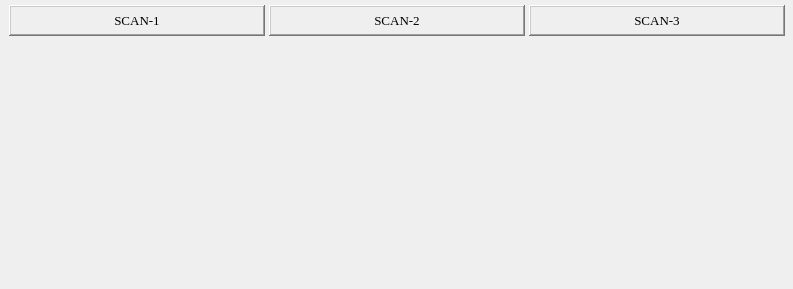
<?xml version="1.0" encoding="UTF-8"?>
<ui version="4.0">
 <class>MainWindow</class>
 <widget class="QMainWindow" name="MainWindow">
  <property name="geometry">
   <rect>
    <x>0</x>
    <y>0</y>
    <width>793</width>
    <height>289</height>
   </rect>
  </property>
  <property name="windowTitle">
   <string>Scan Controller</string>
  </property>
  <property name="styleSheet">
   <string notr="true"/>
  </property>
  <widget class="QWidget" name="centralwidget">
   <widget class="caFrame" name="caframe">
    <property name="geometry">
     <rect>
      <x>-1</x>
      <y>0</y>
      <width>871</width>
      <height>301</height>
     </rect>
    </property>
    <property name="background">
     <color>
      <red>156</red>
      <green>156</green>
      <blue>156</blue>
     </color>
    </property>
    <property name="backgroundMode">
     <enum>caFrame::Filled</enum>
    </property>
    <widget class="caInclude" name="cainclude">
     <property name="geometry">
      <rect>
       <x>15</x>
       <y>45</y>
       <width>243</width>
       <height>231</height>
      </rect>
     </property>
     <property name="macro">
      <string notr="true">P=$(W), S=scan1, CONFIG=$(CONFIG)</string>
     </property>
     <property name="filename" stdset="0">
      <string notr="true">../scan/scan-v2.ui</string>
     </property>
    </widget>
    <widget class="caInclude" name="cainclude_2">
     <property name="geometry">
      <rect>
       <x>275</x>
       <y>45</y>
       <width>243</width>
       <height>231</height>
      </rect>
     </property>
     <property name="macro">
      <string notr="true">P=$(W), S=scan2, CONFIG=$(CONFIG)</string>
     </property>
     <property name="filename" stdset="0">
      <string notr="true">../scan/scan-v2.ui</string>
     </property>
    </widget>
    <widget class="caInclude" name="cainclude_3">
     <property name="geometry">
      <rect>
       <x>535</x>
       <y>45</y>
       <width>243</width>
       <height>231</height>
      </rect>
     </property>
     <property name="macro">
      <string notr="true">P=$(W), S=scan3, CONFIG=$(CONFIG)</string>
     </property>
     <property name="filename" stdset="0">
      <string notr="true">../scan/scan-v2.ui</string>
     </property>
    </widget>
    <widget class="caLabel" name="calabel">
     <property name="geometry">
      <rect>
       <x>10</x>
       <y>5</y>
       <width>256</width>
       <height>31</height>
      </rect>
     </property>
     <property name="font">
      <font>
       <family>Times New Roman</family>
       <pointsize>10</pointsize>
       <weight>50</weight>
       <bold>false</bold>
      </font>
     </property>
     <property name="frameShape">
      <enum>QFrame::WinPanel</enum>
     </property>
     <property name="frameShadow">
      <enum>QFrame::Raised</enum>
     </property>
     <property name="lineWidth">
      <number>1</number>
     </property>
     <property name="midLineWidth">
      <number>1</number>
     </property>
     <property name="text">
      <string>SCAN-1</string>
     </property>
     <property name="alignment">
      <set>Qt::AlignCenter</set>
     </property>
     <property name="foreground">
      <color>
       <red>0</red>
       <green>0</green>
       <blue>0</blue>
      </color>
     </property>
     <property name="background">
      <color>
       <red>169</red>
       <green>209</green>
       <blue>239</blue>
      </color>
     </property>
    </widget>
    <widget class="caGraphics" name="cagraphics_2">
     <property name="geometry">
      <rect>
       <x>10</x>
       <y>40</y>
       <width>256</width>
       <height>241</height>
      </rect>
     </property>
     <property name="foreground">
      <color>
       <red>105</red>
       <green>105</green>
       <blue>105</blue>
      </color>
     </property>
     <property name="linestyle" stdset="0">
      <enum>caGraphics::Solid</enum>
     </property>
     <property name="fillstyle" stdset="0">
      <enum>caGraphics::Filled</enum>
     </property>
     <property name="lineSize">
      <number>2</number>
     </property>
     <property name="lineColor">
      <color>
       <red>0</red>
       <green>0</green>
       <blue>0</blue>
      </color>
     </property>
    </widget>
    <widget class="caLabel" name="calabel_2">
     <property name="geometry">
      <rect>
       <x>270</x>
       <y>5</y>
       <width>256</width>
       <height>31</height>
      </rect>
     </property>
     <property name="font">
      <font>
       <family>Times New Roman</family>
       <pointsize>10</pointsize>
       <weight>50</weight>
       <bold>false</bold>
      </font>
     </property>
     <property name="frameShape">
      <enum>QFrame::WinPanel</enum>
     </property>
     <property name="frameShadow">
      <enum>QFrame::Raised</enum>
     </property>
     <property name="lineWidth">
      <number>1</number>
     </property>
     <property name="midLineWidth">
      <number>1</number>
     </property>
     <property name="text">
      <string>SCAN-2</string>
     </property>
     <property name="alignment">
      <set>Qt::AlignCenter</set>
     </property>
     <property name="foreground">
      <color>
       <red>0</red>
       <green>0</green>
       <blue>0</blue>
      </color>
     </property>
     <property name="background">
      <color>
       <red>169</red>
       <green>209</green>
       <blue>239</blue>
      </color>
     </property>
    </widget>
    <widget class="caLabel" name="calabel_3">
     <property name="geometry">
      <rect>
       <x>530</x>
       <y>5</y>
       <width>256</width>
       <height>31</height>
      </rect>
     </property>
     <property name="font">
      <font>
       <family>Times New Roman</family>
       <pointsize>10</pointsize>
       <weight>50</weight>
       <bold>false</bold>
      </font>
     </property>
     <property name="frameShape">
      <enum>QFrame::WinPanel</enum>
     </property>
     <property name="frameShadow">
      <enum>QFrame::Raised</enum>
     </property>
     <property name="lineWidth">
      <number>1</number>
     </property>
     <property name="midLineWidth">
      <number>1</number>
     </property>
     <property name="text">
      <string>SCAN-3</string>
     </property>
     <property name="alignment">
      <set>Qt::AlignCenter</set>
     </property>
     <property name="foreground">
      <color>
       <red>0</red>
       <green>0</green>
       <blue>0</blue>
      </color>
     </property>
     <property name="background">
      <color>
       <red>169</red>
       <green>209</green>
       <blue>239</blue>
      </color>
     </property>
    </widget>
    <widget class="caGraphics" name="cagraphics_3">
     <property name="geometry">
      <rect>
       <x>270</x>
       <y>40</y>
       <width>256</width>
       <height>241</height>
      </rect>
     </property>
     <property name="foreground">
      <color>
       <red>105</red>
       <green>105</green>
       <blue>105</blue>
      </color>
     </property>
     <property name="linestyle" stdset="0">
      <enum>caGraphics::Solid</enum>
     </property>
     <property name="fillstyle" stdset="0">
      <enum>caGraphics::Filled</enum>
     </property>
     <property name="lineSize">
      <number>2</number>
     </property>
     <property name="lineColor">
      <color>
       <red>0</red>
       <green>0</green>
       <blue>0</blue>
      </color>
     </property>
    </widget>
    <widget class="caGraphics" name="cagraphics_4">
     <property name="geometry">
      <rect>
       <x>530</x>
       <y>40</y>
       <width>256</width>
       <height>241</height>
      </rect>
     </property>
     <property name="foreground">
      <color>
       <red>105</red>
       <green>105</green>
       <blue>105</blue>
      </color>
     </property>
     <property name="linestyle" stdset="0">
      <enum>caGraphics::Solid</enum>
     </property>
     <property name="fillstyle" stdset="0">
      <enum>caGraphics::Filled</enum>
     </property>
     <property name="lineSize">
      <number>2</number>
     </property>
     <property name="lineColor">
      <color>
       <red>0</red>
       <green>0</green>
       <blue>0</blue>
      </color>
     </property>
    </widget>
    <zorder>cagraphics_4</zorder>
    <zorder>cagraphics_3</zorder>
    <zorder>calabel</zorder>
    <zorder>cagraphics_2</zorder>
    <zorder>cainclude</zorder>
    <zorder>cainclude_2</zorder>
    <zorder>cainclude_3</zorder>
    <zorder>calabel_2</zorder>
    <zorder>calabel_3</zorder>
   </widget>
  </widget>
 </widget>
 <customwidgets>
  <customwidget>
   <class>caFrame</class>
   <extends>QFrame</extends>
   <header>caFrame</header>
   <container>1</container>
  </customwidget>
  <customwidget>
   <class>caLabel</class>
   <extends>QLabel</extends>
   <header>caLabel</header>
  </customwidget>
  <customwidget>
   <class>caGraphics</class>
   <extends>QWidget</extends>
   <header>caGraphics</header>
  </customwidget>
  <customwidget>
   <class>caInclude</class>
   <extends>QWidget</extends>
   <header>caInclude</header>
  </customwidget>
 </customwidgets>
 <resources/>
 <connections/>
</ui>
